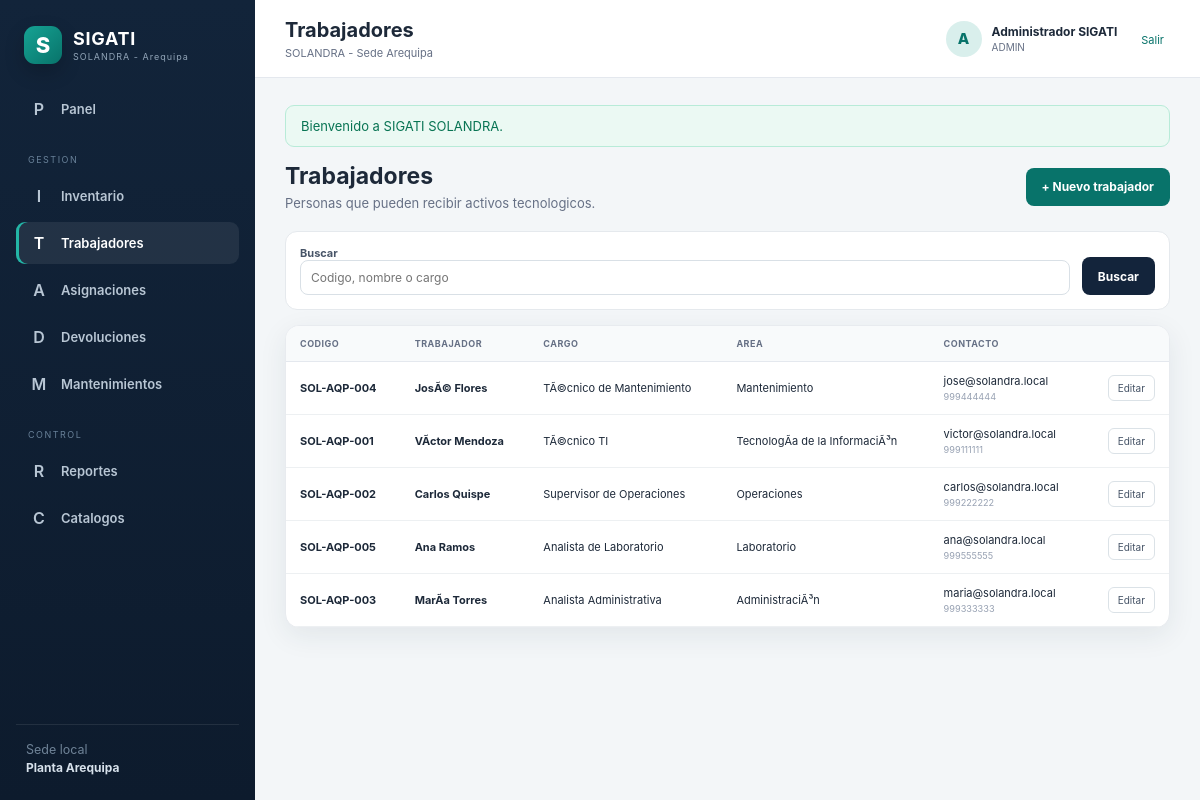
Page /sigati_solandra/public/trabajadores (signed in) on the earlier database version.
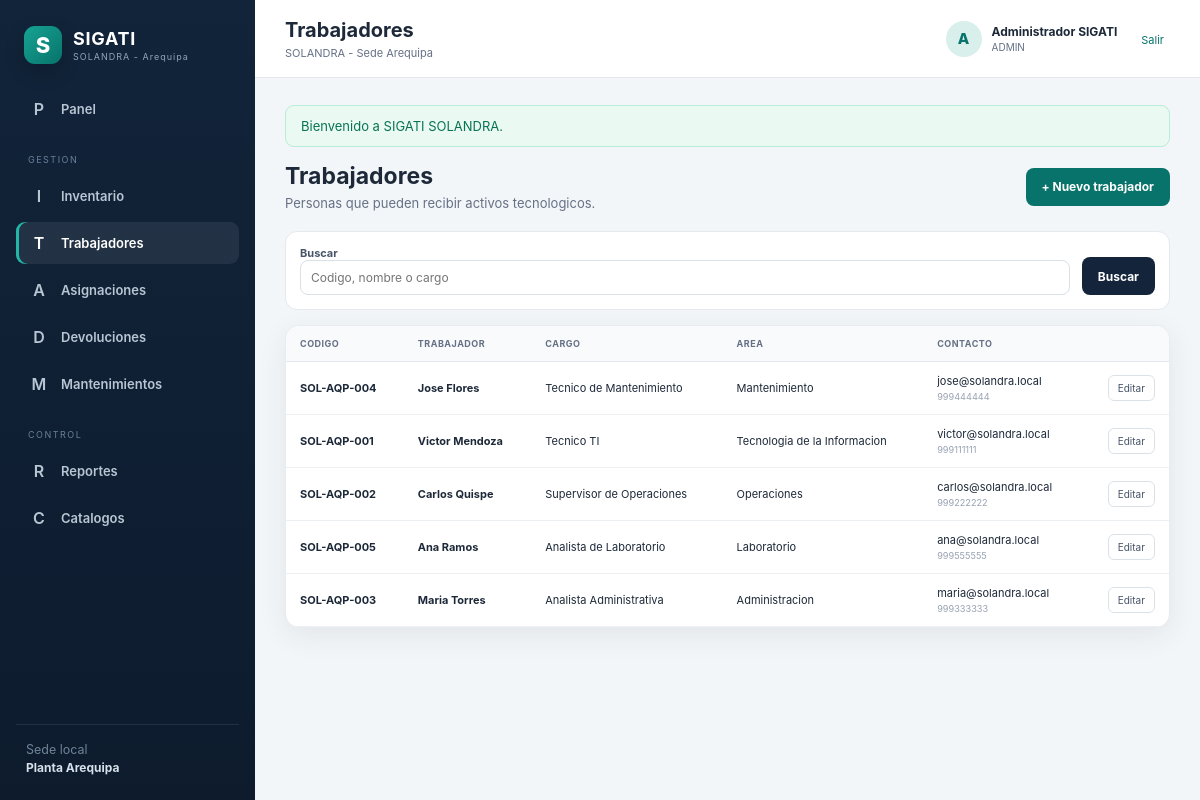
Same page on the later database version.
### tables this page shows
CREATE TABLE trabajadores (
  id INT UNSIGNED AUTO_INCREMENT PRIMARY KEY,
  codigo_trabajador VARCHAR(50) NOT NULL UNIQUE,
  nombres VARCHAR(100) NOT NULL,
  apellidos VARCHAR(100) NOT NULL,
  correo VARCHAR(150) NULL,
  telefono VARCHAR(30) NULL,
  cargo VARCHAR(120) NULL,
  area_id INT UNSIGNED NULL,
  activo TINYINT(1) NOT NULL DEFAULT 1,
  creado_en TIMESTAMP NOT NULL DEFAULT CURRENT_TIMESTAMP,
  actualizado_en TIMESTAMP NULL DEFAULT CURRENT_TIMESTAMP ON UPDATE CURRENT_TIMESTAMP,
  INDEX ix_employees_name (apellidos,nombres),
  CONSTRAINT fk_employees_area FOREIGN KEY (area_id) REFERENCES areas(id)
);

CREATE TABLE areas (
  id INT UNSIGNED AUTO_INCREMENT PRIMARY KEY,
  nombre VARCHAR(120) NOT NULL UNIQUE,
  activo TINYINT(1) NOT NULL DEFAULT 1,
  creado_en TIMESTAMP NOT NULL DEFAULT CURRENT_TIMESTAMP,
  actualizado_en TIMESTAMP NULL DEFAULT CURRENT_TIMESTAMP ON UPDATE CURRENT_TIMESTAMP
);

### app/Vistas/trabajadores.php (called while the page is built, shortened)
<?php
$modo = $modo ?? 'listado';
$filas = $filas ?? [];
$q = $q ?? '';
$parciales = [
    'listado' => 'index',
    'formulario' => 'formulario',
];
$parcial = $parciales[$modo] ?? $parciales['listado'];
$rutaParcial = __DIR__.'/trabajadores/'.$parcial.'.php';
require $rutaParcial;

### app/Controladores/TrabajadorControlador.php (called while the page is built, shortened)
<?php
final class TrabajadorControlador extends Controlador
{
    private Trabajador $modelo;
    public function __construct()
    {
        $this->modelo = new Trabajador();
    }
    public function listado(): void
    {
        $q = trim($_GET['q'] ?? '');
        $this->vista('trabajadores', [
            'modo' => 'listado',
            'titulo' => 'Trabajadores',
            'filas' => $this->modelo->listar($q),
            'q' => $q,
        ]);
    }
}

### public/index.php (called while the page is built, shortened)
<?php
$root = dirname(__DIR__);
require $root.'/app/Nucleo/nucleo.php';
require $root.'/app/Nucleo/ayudantes.php';
$router = new Router();
$router->get('/ingreso', [AutenticacionControlador::class, 'formularioIngreso']);
$router->post('/ingreso', [AutenticacionControlador::class, 'ingresar']);
$router->post('/salir', [AutenticacionControlador::class, 'salir']);
$router->get('/', [PanelControlador::class, 'inicio']);
$router->get('/activos', [ActivoControlador::class, 'listado']);
$router->get('/activos/crear', [ActivoControlador::class, 'crear']);
$router->post('/activos', [ActivoControlador::class, 'guardar']);
$router->get('/activos/importar', [ActivoControlador::class, 'formularioImportacion']);
$router->post('/activos/importar', [ActivoControlador::class, 'importarCsv']);
$router->get('/activos/{id}/editar', [ActivoControlador::class, 'editar']);
$router->post('/activos/{id}', [ActivoControlador::class, 'actualizar']);
$router->get('/activos/{id}/qr', [CodigoQrControlador::class, 'ver']);
$router->get('/activos/{id}', [ActivoControlador::class, 'ver']);
$router->get('/trabajadores', [TrabajadorControlador::class, 'listado']);
$router->get('/trabajadores/crear', [TrabajadorControlador::class, 'crear']);
$router->post('/trabajadores', [TrabajadorControlador::class, 'guardar']);
$router->get('/trabajadores/{id}/editar', [TrabajadorControlador::class, 'editar']);
$router->post('/trabajadores/{id}', [TrabajadorControlador::class, 'actualizar']);
$router->get('/asignaciones', [AsignacionControlador::class, 'listado']);
$router->get('/asignaciones/crear', [AsignacionControlador::class, 'crear']);
$router->post('/asignaciones', [AsignacionControlador::class, 'guardar']);
$router->get('/asignaciones/{id}/imprimir', [AsignacionControlador::class, 'imprimir']);
$router->get('/asignaciones/{id}/pdf', [AsignacionControlador::class, 'pdf']);
$router->get('/asignaciones/{id}', [AsignacionControlador::class, 'ver']);
$router->get('/devoluciones', [DevolucionControlador::class, 'listado']);
$router->get('/devoluciones/crear', [DevolucionControlador::class, 'crear']);
$router->post('/devoluciones', [DevolucionControlador::class, 'guardar']);
$router->get('/devoluciones/{id}/imprimir', [DevolucionControlador::class, 'imprimir']);
$router->get('/devoluciones/{id}/pdf', [DevolucionControlador::class, 'pdf']);
$router->get('/devoluciones/{id}', [DevolucionControlador::class, 'ver']);
$router->get('/mantenimientos', [MantenimientoControlador::class, 'listado']);
$router->get('/mantenimientos/crear', [MantenimientoControlador::class, 'crear']);
$router->post('/mantenimientos', [MantenimientoControlador::class, 'guardar']);
$router->post('/mantenimientos/{id}/cerrar', [MantenimientoControlador::class, 'cerrar']);
$router->get('/catalogos', [CatalogoControlador::class, 'listado']);
$router->post('/catalogos/{table}', [CatalogoControlador::class, 'guardar']);
$router->get('/reportes/inventario', [ReporteControlador::class, 'inventario']);
$router->get('/reportes/inventario/csv', [ReporteControlador::class, 'exportarCsv']);
$router->dispatch();

### app/Nucleo/ayudantes.php (called while the page is built, shortened)
<?php
function config(string $clave, mixed $default = null): mixed
{
    return Config::obtener($clave, $default);
}
function url(string $ruta = ''): string
{
    $base = rtrim((string) config('aplicacion.url_base'), '/');
    return $base.($ruta !== '' ? '/'.ltrim($ruta, '/') : '');
}
function recurso(string $ruta): string
{
    return url('recursos/'.ltrim($ruta, '/'));
}
function e(mixed $valor): string
{
    return htmlspecialchars((string) $valor, ENT_QUOTES, 'UTF-8');
}

### app/Modelos/ModeloBase.php (called while the page is built, shortened)
<?php
abstract class ModeloBase
{
    public function __construct()
    {
        $this->db = BD::pdo();
    }
}

### config/base_datos.php (called while the page is built)
<?php
return [
    'servidor' => getenv('DB_HOST') ?: '127.0.0.1',
    'puerto' => getenv('DB_PORT') ?: '3306',
    'nombre' => getenv('DB_DATABASE') ?: 'sigati_solandra',
    'usuario' => getenv('DB_USERNAME') ?: 'root',
    'clave' => getenv('DB_PASSWORD') ?: '',
    'codificacion' => getenv('DB_CHARSET') ?: 'utf8mb4',
];

### app/Modelos/Trabajador.php (called while the page is built, shortened)
<?php
final class Trabajador extends ModeloBase
{
    public function listar(string $q = ''): array
    {
        $sql = "SELECT e.*, a.nombre nombre_area
                FROM trabajadores e
                LEFT JOIN areas a ON a.id = e.area_id
                WHERE e.activo = 1";
        $params = [];
        $sql .= ' ORDER BY e.apellidos, e.nombres';
        $consulta = $this->db->prepare($sql);
        $consulta->execute($params);
        return $consulta->fetchAll();
    }
}

### app/Vistas/trabajadores/index.php (the view, shortened to what this page needs)
<div class="page-actions">
        <div>
            <h2>Trabajadores</h2>
            <p>Personas que pueden recibir activos tecnologicos.</p>
        </div>
        <a class="btn btn-primary" href="<?= url('trabajadores/crear') ?>">+ Nuevo trabajador</a>
    </div>
    <form class="filter-panel" method="get">
        <div class="field grow">
            <label>Buscar</label>
            <input name="q" value="<?= e($q) ?>" placeholder="Codigo, nombre o cargo">
        </div>
        <button class="btn btn-dark">Buscar</button>
    </form>
    <section class="panel table-panel">
        <div class="table-responsive">
            <table class="data-table">
                <thead>
                    <tr>
                        <th>Codigo</th>
                        <th>Trabajador</th>
                        <th>Cargo</th>
                        <th>Area</th>
                        <th>Contacto</th>
                        <th></th>
                    </tr>
                </thead>
                <tbody>
                    <?php foreach ($filas as $trabajador): ?>
                        <tr>
                            <td><strong><?= e($trabajador['codigo_trabajador']) ?></strong></td>
                            <td><strong><?= e($trabajador['nombres'].' '.$trabajador['apellidos']) ?></strong></td>
                            <td><?= e($trabajador['cargo'] ?: '-') ?></td>
                            <td><?= e($trabajador['nombre_area'] ?: 'Sin area') ?></td>
                            <td>
                                <?= e($trabajador['correo'] ?: '-') ?>
                                <small><?= e($trabajador['telefono'] ?: '') ?></small>
                            </td>
                            <td class="text-right">
                                <a class="icon-btn" href="<?= url('trabajadores/'.$trabajador['id'].'/editar') ?>">
                                    Editar
                                </a>
                            </td>
                        </tr>
                    <?php endforeach; ?>
                </tbody>
            </table>
        </div>
    </section>

### app/Nucleo/nucleo.php (shortened to what this page needs)
<?php
final class Config
{
    private static array $datos = [];
    public static function obtener(string $clave, mixed $default = null): mixed
    {
        [$archivo, $registro] = array_pad(explode('.', $clave, 2), 2, null);
        if (!isset(self::$datos[$archivo])) {
            $ruta = dirname(__DIR__, 2).'/config/'.$archivo.'.php';
            self::$datos[$archivo] = require $ruta;
        }
        return $registro === null
            ? self::$datos[$archivo]
            : (self::$datos[$archivo][$registro] ?? $default);
    }
}
final class BD
{
    private static ?PDO $pdo = null;
    public static function pdo(): PDO
    {
        if (self::$pdo instanceof PDO) {
            return self::$pdo;
        }
        $config = Config::obtener('base_datos');
        $dsn = sprintf(
            'mysql:host=%s;port=%s;dbname=%s;charset=%s',
            $config['servidor'],
            $config['puerto'],
            $config['nombre'],
            $config['codificacion']
        );
        self::$pdo = new PDO($dsn, $config['usuario'], $config['clave'], [
            PDO::ATTR_ERRMODE => PDO::ERRMODE_EXCEPTION,
            PDO::ATTR_DEFAULT_FETCH_MODE => PDO::FETCH_ASSOC,
            PDO::ATTR_EMULATE_PREPARES => false,
        ]);
        return self::$pdo;
    }
}
final class Flash
{
    public static function tomar(): array
    {
        $mensajes = $_SESSION['_flash'] ?? [];
        return $mensajes;
    }
}
final class Auth
{
    public static function usuario(): ?array
    {
        return $_SESSION['usuario'] ?? null;
    }
    public static function rol(): ?string
    {
        return $_SESSION['usuario']['nombre_rol'] ?? null;
    }
}
final class Vista
{
    public static function renderizar(string $vista, array $datos = [], string $plantilla = 'plantilla'): void
    {
        $archivo = dirname(__DIR__).'/Vistas/'.$vista.'.php';
        extract($datos, EXTR_SKIP);
        require $archivo;
        $contenido = ob_get_clean();
        require dirname(__DIR__).'/Vistas/'.$plantilla.'.php';
    }
}
abstract class Controlador
{
    protected function vista(string $vista, array $datos = [], string $plantilla = 'plantilla'): void
    {
        Vista::renderizar($vista, $datos, $plantilla);
    }
}
final class Router
{
    private array $rutas = [];
    public function get(string $ruta, array $manejador): void
    {
        $this->rutas[] = ['GET', $ruta, $manejador];
    }
    public function post(string $ruta, array $manejador): void
    {
        $this->rutas[] = ['POST', $ruta, $manejador];
    }
    public function dispatch(): void
    {
        $metodo = $_SERVER['REQUEST_METHOD'];
        $uri = parse_url($_SERVER['REQUEST_URI'], PHP_URL_PATH) ?: '/';
        $base = rtrim((string) Config::obtener('aplicacion.url_base'), '/');
        if ($base !== '' && str_starts_with($uri, $base)) {
            $uri = substr($uri, strlen($base));
        }
        $uri = '/'.trim($uri, '/');
        foreach ($this->rutas as [$metodoRuta, $ruta, $manejador]) {
            if ($metodoRuta !== $metodo) {
                continue;
            }
            $pattern = '#^'.preg_replace(
                '#\{[a-zA-Z_][a-zA-Z0-9_]*\}#',
                '([^/]+)',
                rtrim($ruta, '/')
            ).'/?$#';
            if (preg_match($pattern, $uri, $coincidencias)) {
                array_shift($coincidencias);
                [$clase, $accion] = $manejador;
                (new $clase())->$accion(...$coincidencias);
                return;
            }
        }
    }
}

### app/Vistas/plantilla.php (shortened to what this page needs)
<?php
$usuario = Auth::usuario();
$flashes = Flash::tomar();
$rutaActual = trim(parse_url($_SERVER['REQUEST_URI'] ?? '', PHP_URL_PATH) ?? '', '/');
function nav_activo(string $segmento, string $rutaActual): string
{
    return str_contains($rutaActual, $segmento) ? 'active' : '';
}
?>
<!doctype html>
<html lang="es">
<head>
    <link rel="stylesheet" href="<?= recurso('css/app.css') ?>">
</head>
<body>
<div class="app-shell">
    <aside class="sidebar" id="sidebar">
        <div class="brand">
            <div class="brand-mark">S</div>
            <div>
                <strong>SIGATI</strong>
                <small>SOLANDRA - Arequipa</small>
            </div>
        </div>
        <nav>
            <a class="<?= $rutaActual === trim(config('aplicacion.url_base'), '/') ? 'active' : '' ?>" href="<?= url() ?>">
                <span>P</span> Panel
            </a>
            <div class="nav-label">GESTION</div>
            <a class="<?= nav_activo('activos', $rutaActual) ?>" href="<?= url('activos') ?>">
                <span>I</span> Inventario
            </a>
            <a class="<?= nav_activo('trabajadores', $rutaActual) ?>" href="<?= url('trabajadores') ?>">
                <span>T</span> Trabajadores
            </a>
            <a class="<?= nav_activo('asignaciones', $rutaActual) ?>" href="<?= url('asignaciones') ?>">
                <span>A</span> Asignaciones
            </a>
            <a class="<?= nav_activo('devoluciones', $rutaActual) ?>" href="<?= url('devoluciones') ?>">
                <span>D</span> Devoluciones
            </a>
            <a class="<?= nav_activo('mantenimientos', $rutaActual) ?>" href="<?= url('mantenimientos') ?>">
                <span>M</span> Mantenimientos
            </a>
            <div class="nav-label">CONTROL</div>
            <a class="<?= nav_activo('reportes', $rutaActual) ?>" href="<?= url('reportes/inventario') ?>">
                <span>R</span> Reportes
            </a>
            <?php if (Auth::rol() === 'ADMIN'): ?>
                <a class="<?= nav_activo('catalogos', $rutaActual) ?>" href="<?= url('catalogos') ?>">
                    <span>C</span> Catalogos
                </a>
            <?php endif; ?>
        </nav>
        <div class="sidebar-foot">
            <small>Sede local</small>
            <strong>Planta Arequipa</strong>
        </div>
    </aside>
    <main class="main">
        <header class="topbar">
            <div>
                <h1><?= e($titulo ?? 'SIGATI') ?></h1>
                <p><?= e(config('aplicacion.empresa')) ?> - <?= e(config('aplicacion.sede')) ?></p>
            </div>
            <div class="user-menu">
                <div class="avatar"><?= e(strtoupper(substr($usuario['nombre'] ?? 'U', 0, 1))) ?></div>
                <div>
                    <strong><?= e($usuario['nombre'] ?? '') ?></strong>
                    <small><?= e($usuario['nombre_rol'] ?? '') ?></small>
                </div>
                <form action="<?= url('salir') ?>" method="post">
                    <button class="link-button" title="Cerrar sesion">Salir</button>
                </form>
            </div>
        </header>
        <section class="content">
            <?php foreach ($flashes as $flash): ?>
                <div class="alert alert-<?= e($flash['type']) ?>" data-auto-dismiss>
                    <?= e($flash['message']) ?>
                </div>
            <?php endforeach; ?>
            <?= $contenido ?>
        </section>
    </main>
</div>
</body>
</html>

Differences in the rows shown:
changed trabajadores "SOL-AQP-004": nombres+apellidos "JosÃ© Flores" → "Jose Flores"; cargo "TÃ©cnico de Mantenimiento" → "Tecnico de Mantenimiento"
changed trabajadores "SOL-AQP-001": nombres+apellidos "VÃ­ctor Mendoza" → "Victor Mendoza"; cargo "TÃ©cnico TI" → "Tecnico TI"; area.nombre "TecnologÃ­a de la InformaciÃ³n" → "Tecnologia de la Informacion"
changed trabajadores "SOL-AQP-003": nombres+apellidos "MarÃ­a Torres" → "Maria Torres"; area.nombre "AdministraciÃ³n" → "Administracion"
